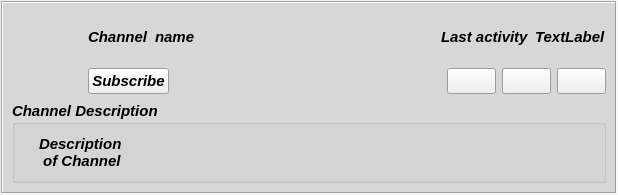
<?xml version="1.0" encoding="UTF-8"?>
<ui version="4.0">
 <class>GxsChannelGroupItem</class>
 <widget class="QWidget" name="GxsChannelGroupItem">
  <property name="geometry">
   <rect>
    <x>0</x>
    <y>0</y>
    <width>618</width>
    <height>195</height>
   </rect>
  </property>
  <property name="font">
   <font>
    <pointsize>11</pointsize>
    <weight>75</weight>
    <italic>true</italic>
    <bold>true</bold>
   </font>
  </property>
  <layout class="QGridLayout" name="GxsChannelGroupItem_GL">
   <property name="leftMargin">
    <number>1</number>
   </property>
   <property name="topMargin">
    <number>1</number>
   </property>
   <property name="rightMargin">
    <number>1</number>
   </property>
   <property name="bottomMargin">
    <number>1</number>
   </property>
   <item row="0" column="0">
    <widget class="QFrame" name="feedFrame">
     <property name="sizePolicy">
      <sizepolicy hsizetype="Expanding" vsizetype="Preferred">
       <horstretch>0</horstretch>
       <verstretch>0</verstretch>
      </sizepolicy>
     </property>
     <property name="palette">
      <palette>
       <active>
        <colorrole role="WindowText">
         <brush brushstyle="SolidPattern">
          <color alpha="255">
           <red>0</red>
           <green>0</green>
           <blue>0</blue>
          </color>
         </brush>
        </colorrole>
        <colorrole role="Base">
         <brush brushstyle="SolidPattern">
          <color alpha="255">
           <red>215</red>
           <green>215</green>
           <blue>215</blue>
          </color>
         </brush>
        </colorrole>
        <colorrole role="Window">
         <brush brushstyle="SolidPattern">
          <color alpha="255">
           <red>215</red>
           <green>215</green>
           <blue>215</blue>
          </color>
         </brush>
        </colorrole>
       </active>
       <inactive>
        <colorrole role="WindowText">
         <brush brushstyle="SolidPattern">
          <color alpha="255">
           <red>0</red>
           <green>0</green>
           <blue>0</blue>
          </color>
         </brush>
        </colorrole>
        <colorrole role="Base">
         <brush brushstyle="SolidPattern">
          <color alpha="255">
           <red>215</red>
           <green>215</green>
           <blue>215</blue>
          </color>
         </brush>
        </colorrole>
        <colorrole role="Window">
         <brush brushstyle="SolidPattern">
          <color alpha="255">
           <red>215</red>
           <green>215</green>
           <blue>215</blue>
          </color>
         </brush>
        </colorrole>
       </inactive>
       <disabled>
        <colorrole role="WindowText">
         <brush brushstyle="SolidPattern">
          <color alpha="255">
           <red>154</red>
           <green>154</green>
           <blue>154</blue>
          </color>
         </brush>
        </colorrole>
        <colorrole role="Base">
         <brush brushstyle="SolidPattern">
          <color alpha="255">
           <red>215</red>
           <green>215</green>
           <blue>215</blue>
          </color>
         </brush>
        </colorrole>
        <colorrole role="Window">
         <brush brushstyle="SolidPattern">
          <color alpha="255">
           <red>215</red>
           <green>215</green>
           <blue>215</blue>
          </color>
         </brush>
        </colorrole>
       </disabled>
      </palette>
     </property>
     <property name="autoFillBackground">
      <bool>true</bool>
     </property>
     <property name="frameShape">
      <enum>QFrame::Box</enum>
     </property>
     <property name="frameShadow">
      <enum>QFrame::Sunken</enum>
     </property>
     <layout class="QGridLayout" name="feedFrame_GL">
      <item row="0" column="0">
       <layout class="QGridLayout" name="top_GL">
        <item row="0" column="0" rowspan="2">
         <widget class="QLabel" name="logoLabel">
          <property name="minimumSize">
           <size>
            <width>70</width>
            <height>70</height>
           </size>
          </property>
          <property name="maximumSize">
           <size>
            <width>70</width>
            <height>70</height>
           </size>
          </property>
          <property name="text">
           <string/>
          </property>
          <property name="pixmap">
           <pixmap resource="../icons.qrc">:/icons/png/channel.png</pixmap>
          </property>
          <property name="scaledContents">
           <bool>true</bool>
          </property>
         </widget>
        </item>
        <item row="0" column="1">
         <layout class="QHBoxLayout" name="name_HL">
          <item>
           <widget class="QLabel" name="titleLabel">
            <property name="sizePolicy">
             <sizepolicy hsizetype="Minimum" vsizetype="Minimum">
              <horstretch>0</horstretch>
              <verstretch>0</verstretch>
             </sizepolicy>
            </property>
            <property name="font">
             <font>
              <weight>75</weight>
              <italic>true</italic>
              <bold>true</bold>
             </font>
            </property>
            <property name="text">
             <string notr="true">Channel</string>
            </property>
           </widget>
          </item>
          <item>
           <widget class="QLabel" name="nameLabel">
            <property name="font">
             <font>
              <weight>75</weight>
              <italic>true</italic>
              <bold>true</bold>
             </font>
            </property>
            <property name="text">
             <string notr="true">name</string>
            </property>
            <property name="openExternalLinks">
             <bool>true</bool>
            </property>
           </widget>
          </item>
          <item>
           <spacer name="name_HSpacer">
            <property name="orientation">
             <enum>Qt::Horizontal</enum>
            </property>
            <property name="sizeHint" stdset="0">
             <size>
              <width>40</width>
              <height>20</height>
             </size>
            </property>
           </spacer>
          </item>
          <item>
           <widget class="QLabel" name="infoLastPostLabel">
            <property name="text">
             <string>Last activity</string>
            </property>
           </widget>
          </item>
          <item>
           <widget class="QLabel" name="infoLastPost">
            <property name="text">
             <string>TextLabel</string>
            </property>
           </widget>
          </item>
         </layout>
        </item>
        <item row="1" column="1">
         <layout class="QHBoxLayout" name="buttons_HL">
          <item>
           <widget class="QPushButton" name="subscribeButton">
            <property name="sizePolicy">
             <sizepolicy hsizetype="Fixed" vsizetype="Fixed">
              <horstretch>0</horstretch>
              <verstretch>0</verstretch>
             </sizepolicy>
            </property>
            <property name="focusPolicy">
             <enum>Qt::NoFocus</enum>
            </property>
            <property name="toolTip">
             <string>Subscribe this Channel</string>
            </property>
            <property name="text">
             <string>Subscribe</string>
            </property>
           </widget>
          </item>
          <item>
           <spacer name="buttons_HSpacer">
            <property name="orientation">
             <enum>Qt::Horizontal</enum>
            </property>
            <property name="sizeType">
             <enum>QSizePolicy::Expanding</enum>
            </property>
            <property name="sizeHint" stdset="0">
             <size>
              <width>254</width>
              <height>28</height>
             </size>
            </property>
           </spacer>
          </item>
          <item>
           <widget class="QPushButton" name="copyLinkButton">
            <property name="focusPolicy">
             <enum>Qt::NoFocus</enum>
            </property>
            <property name="toolTip">
             <string>Copy RetroShare Link</string>
            </property>
            <property name="icon">
             <iconset resource="../icons.qrc">
              <normaloff>:/icons/png/copy.png</normaloff>:/icons/png/copy.png</iconset>
            </property>
           </widget>
          </item>
          <item>
           <widget class="QPushButton" name="expandButton">
            <property name="sizePolicy">
             <sizepolicy hsizetype="Fixed" vsizetype="Fixed">
              <horstretch>0</horstretch>
              <verstretch>0</verstretch>
             </sizepolicy>
            </property>
            <property name="focusPolicy">
             <enum>Qt::NoFocus</enum>
            </property>
            <property name="toolTip">
             <string>Expand</string>
            </property>
            <property name="icon">
             <iconset resource="../icons.qrc">
              <normaloff>:/icons/png/down-arrow.png</normaloff>:/icons/png/down-arrow.png</iconset>
            </property>
           </widget>
          </item>
          <item>
           <widget class="QPushButton" name="clearButton">
            <property name="sizePolicy">
             <sizepolicy hsizetype="Fixed" vsizetype="Fixed">
              <horstretch>0</horstretch>
              <verstretch>0</verstretch>
             </sizepolicy>
            </property>
            <property name="focusPolicy">
             <enum>Qt::NoFocus</enum>
            </property>
            <property name="toolTip">
             <string>Remove Item</string>
            </property>
            <property name="icon">
             <iconset resource="../icons.qrc">
              <normaloff>:/icons/png/exit2.png</normaloff>:/icons/png/exit2.png</iconset>
            </property>
           </widget>
          </item>
         </layout>
        </item>
       </layout>
      </item>
      <item row="1" column="0">
       <widget class="QFrame" name="expandFrame">
        <layout class="QVBoxLayout" name="expandFrame_VL">
         <property name="spacing">
          <number>0</number>
         </property>
         <property name="leftMargin">
          <number>0</number>
         </property>
         <property name="topMargin">
          <number>0</number>
         </property>
         <property name="rightMargin">
          <number>0</number>
         </property>
         <property name="bottomMargin">
          <number>0</number>
         </property>
         <item>
          <widget class="QGroupBox" name="groupBox">
           <property name="title">
            <string>Channel Description</string>
           </property>
           <layout class="QHBoxLayout" name="groupBox_HL">
            <item>
             <widget class="QLabel" name="iconLabel">
              <property name="text">
               <string/>
              </property>
              <property name="pixmap">
               <pixmap>:/images/contacts24.png</pixmap>
              </property>
             </widget>
            </item>
            <item>
             <widget class="QLabel" name="descLabel">
              <property name="sizePolicy">
               <sizepolicy hsizetype="MinimumExpanding" vsizetype="Preferred">
                <horstretch>0</horstretch>
                <verstretch>0</verstretch>
               </sizepolicy>
              </property>
              <property name="text">
               <string notr="true">Description 
 of Channel</string>
              </property>
             </widget>
            </item>
           </layout>
          </widget>
         </item>
        </layout>
       </widget>
      </item>
     </layout>
    </widget>
   </item>
  </layout>
 </widget>
 <resources>
  <include location="../icons.qrc"/>
 </resources>
 <connections/>
</ui>
